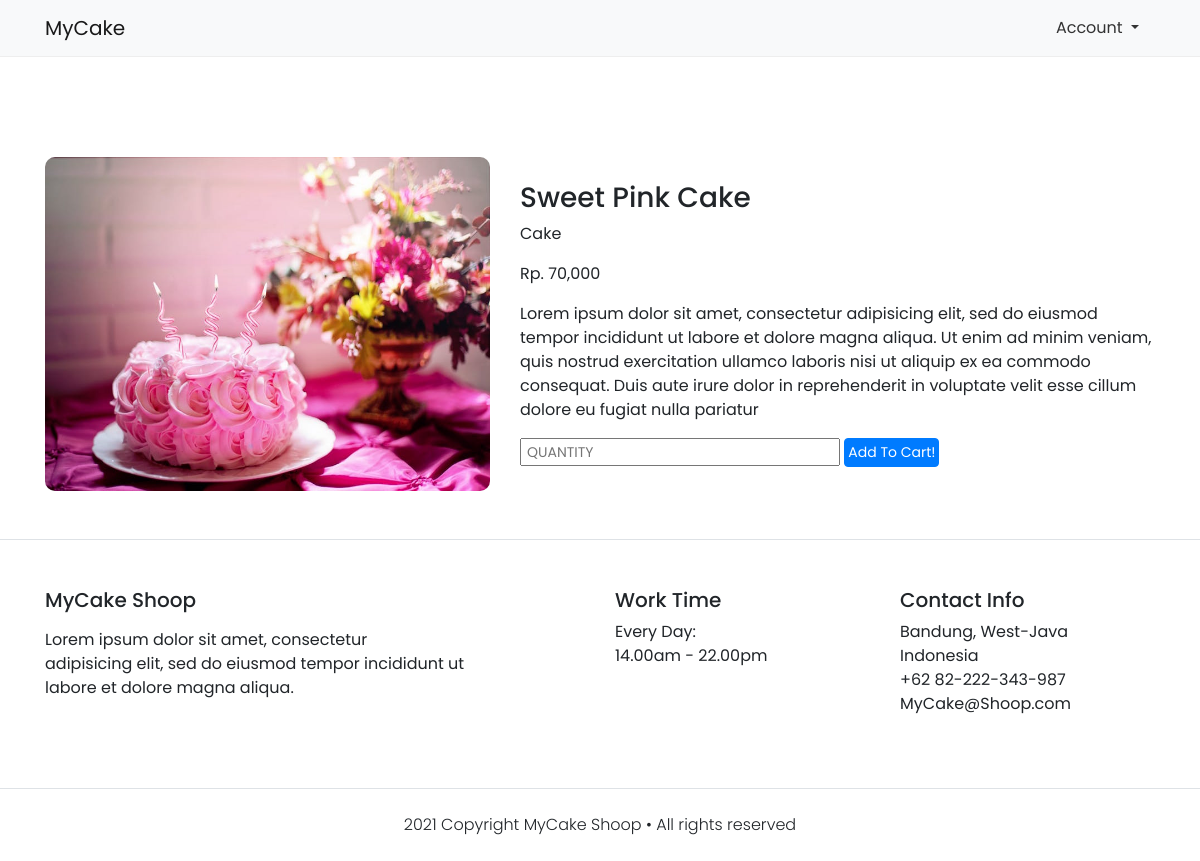
Screenshot of /detail.php?id=3 with the database file from the repository.
### tables this page shows
CREATE TABLE `cake_tbl` (
  `id` int(11) NOT NULL,
  `cake_name` varchar(50) NOT NULL,
  `cake_desc` text,
  `category_id` int(11) NOT NULL,
  `cake_photo` varchar(255) NOT NULL,
  `cake_price` int(11) NOT NULL
);

CREATE TABLE `category_tbl` (
  `id` int(11) NOT NULL,
  `category_name` varchar(25) NOT NULL
);

### detail.php (the view, shortened to what this page needs)
<?php
$conn = mysqli_connect('localhost', 'root', '', 'db_mycake');
$id = $_GET["id"];
$query = "SELECT * FROM cake_tbl INNER JOIN category_tbl ON cake_tbl.category_id = category_tbl.id WHERE cake_tbl.id=$id";
$result = mysqli_query($conn, $query);
$cake = mysqli_fetch_assoc($result);
 ?>
<!doctype html>
<html lang="en">
  <head>
    <link rel="stylesheet"
    href="https://cdn.jsdelivr.net/npm/boxicons@latest/css/boxicons.min.css">
    <link rel="stylesheet" href="https://cdn.jsdelivr.net/npm/bootstrap@4.6.0/dist/css/bootstrap.min.css">
    <link rel="stylesheet" type="text/css" href="style.css">
  </head>
  <body>
    <nav class="navbar navbar-light bg-light">
      <div class="container">
        <a class="navbar-brand" href="index.php">MyCake</a>
        <li class="nav-item dropdown">
        <a class="nav-link dropdown-toggle" href="#" id="navbarDropdown" role="button" data-toggle="dropdown" aria-haspopup="true" aria-expanded="false">
          Account
        </a>
      </li>
      </div>
    </nav>
    <section class="detail">
      <div class="container">
        <div class="row">
          <div class="col-md-5">
            <img src="img/<?= $cake["cake_photo"]; ?>.jpeg">
          </div>
          <div class="col-md-7 d-flex flex-column justify-content-center">
            <h3><?= $cake["cake_name"] ?></h3>
            <p class="category"><?= $cake["category_name"] ?></p>
            <p class="price">Rp. <?= number_format($cake["cake_price"]); ?></p>
            <p class="desc"><?= $cake["cake_desc"] ?></p>
            <form action="" method="post">
              <input type="number" name="quantity" class="input-quantity" placeholder="quantity">
              <button type="submit" name="submit" class="btn btn-primary btn-add">Add To Cart!</button>
            </form>
          </div>
        </div>
      </div>
    </section>
    <footer class="section-footer mt-5 mb-4 border-top">
        <div class="container pt-5 pb-5">
          <div class="row justify-content-center">
              <div class="col-12">
                <div class="row">
                  <div class="col-12">
                    <div class="row">
                      <div class="col-12 col-lg-6">
                        <h5>MyCake Shoop</h5>
                        <p class="mt-3">Lorem ipsum dolor sit amet, consectetur <br>adipisicing elit, sed do eiusmod tempor incididunt ut <br>labore et dolore magna aliqua.</p>
                      </div>
                      <div class="col-12 col-lg-3">
                        <h5>Work Time</h5>
                        <ul class="list-unstyled">
                          <li>Every Day: </li>
                          <li>14.00am - 22.00pm</li>
                        </ul>
                      </div>
                      <div class="col-12 col-lg-3">
                        <h5>Contact Info</h5>
                        <ul class="list-unstyled">
                          <li>Bandung, West-Java</li>
                          <li>Indonesia</li>
                          <li>+62 82-222-343-987</li>
                          <li>MyCake@Shoop.com</li>
                        </ul>
                      </div>
                    </div>
                  </div>
                </div>
              </div>
          </div>
        </div>
        <div class="container-fluid">
          <div class="row border-top justify-content-center align-items-center pt-4 ">
            <div class="col-auto text-gray-500 font-weight-light">
                2021 Copyright MyCake Shoop • All rights reserved
            </div>
          </div>
        </div>
    </footer>
  </body>
</html>

### style.css (style rules this page uses)
* { margin: 0; padding: 0; box-sizing: border-box; font-family: 'Poppins'; }
a { color: #333; }
nav { border-bottom: 1px solid #eee; margin-bottom: 100px; }
.nav-item.dropdown { list-style: none; }
.detail img { width: 100%; border-radius: 10px; }
.input-quantity::placeholder { font-size: 14px; padding-left: 5px; text-transform: uppercase; }
.btn-add { padding: 3px; font-size: 14px; }

### rows the page displays
cake_tbl: cake_photo (picture), cake_name "Sweet Pink Cake", category.category_name "Cake", cake_price "70,000", cake_desc "Lorem ipsum dolor sit amet, consectetur adipisicing elit, sed do eiusmod tempor incididunt ut labore et dolore magna aliqua. Ut enim ad minim veniam, quis nostrud exercitation ullamco laboris nisi ut aliquip ex ea commodo consequat. Duis aute irure dolor in reprehenderit in voluptate velit esse cillum dolore eu fugiat nulla pariatur"
